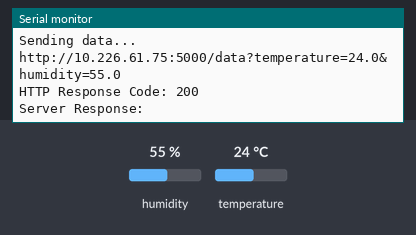
A sketch run on a simulated ESP32. Parts: the last lines printed to the serial monitor. The test bench sets the inputs (shaded band); at power-on: humidity 55 %, temperature 24 °C. WiFi joins after 1.5 s; servers stay silent unless stated; uploads are accepted with an empty reply.

Above: at 2.7 s.
2.8 s: humidity set to 22 %
At 3.87 s:
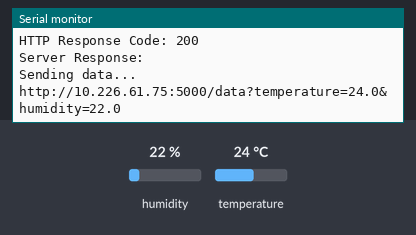
5.7 s: temperature set to 12 °C
At 7.1 s:
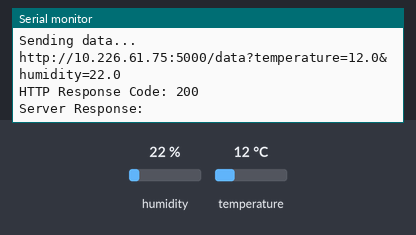
8.6 s: humidity set to 40 %
At 10.9 s:
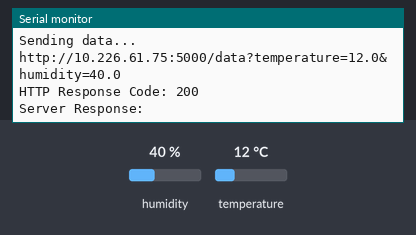
Timing chart, 0 to 12.4 s (numbered marks = the images above; inputs shaded):
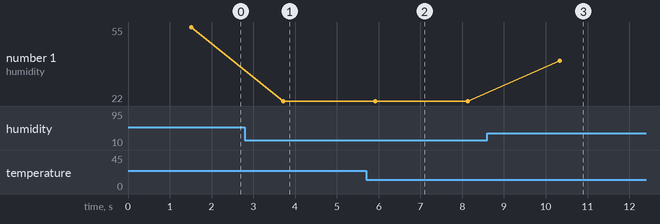

Measured:
- after the input at 2.8 s, the serial monitor: prints a new line after 0.92 s (image 1)
- after the input at 5.7 s, the serial monitor: prints a new line after 0.22 s (image 2)
- after the input at 8.6 s, the serial monitor: prints a new line after 1.7 s (image 3)
- plotted number 1: 55 → 22 after the input at 2.8 s, 22 → 40 after the input at 8.6 s

The sketch:

WifiClient.ino
```cpp
#include <WiFi.h>
#include <HTTPClient.h>
#include "DHT.h"

#define DHTPIN 4
#define DHTTYPE DHT22

DHT dht(DHTPIN, DHTTYPE);

// Wi-Fi Configuration
const char* ssid = "edge 40 neo_7190";
const char* password = "********";

// Raspberry Pi Configuration
const char* serverIP = "10.226.61.75";

void setup()
{
    Serial.begin(115200);
    dht.begin();

    Serial.println("Connecting to Wi-Fi...");
    WiFi.begin(ssid, password);

    while (WiFi.status() != WL_CONNECTED)
    {
        delay(500);
        Serial.print(".");
    }

    Serial.println();
    Serial.println("Wi-Fi Connected");

    Serial.print("ESP32 IP Address: ");
    Serial.println(WiFi.localIP());
}

void loop()
{
    float temperature = dht.readTemperature();
    float humidity = dht.readHumidity();

    if (isnan(temperature) || isnan(humidity))
    {
        Serial.println("Failed to read from DHT22 sensor");
        delay(2000);
        return;
    }

    // Check Wi-Fi connection
    if (WiFi.status() == WL_CONNECTED)
    {
        HTTPClient http;

        // Create HTTP URL
        String url = "http://" + String(serverIP) +
                     ":5000/data?temperature=" +
                     String(temperature, 1) +
                     "&humidity=" +
                     String(humidity, 1);

        Serial.println("Sending data...");
        Serial.println(url);

        http.begin(url);
        int httpResponseCode = http.GET();

        // Check server response
        if (httpResponseCode > 0)
        {
            Serial.print("HTTP Response Code: ");
            Serial.println(httpResponseCode);

            String response = http.getString();
            Serial.print("Server Response: ");
            Serial.println(response);
        }
        else
        {
            Serial.print("HTTP Error: ");
            Serial.println(httpResponseCode);
        }
        http.end();
    }
    else
    {
        Serial.println("Wi-Fi Disconnected");
		WiFi.reconnect();
    }

    // Wait 2 seconds
    delay(2000);
}
```
